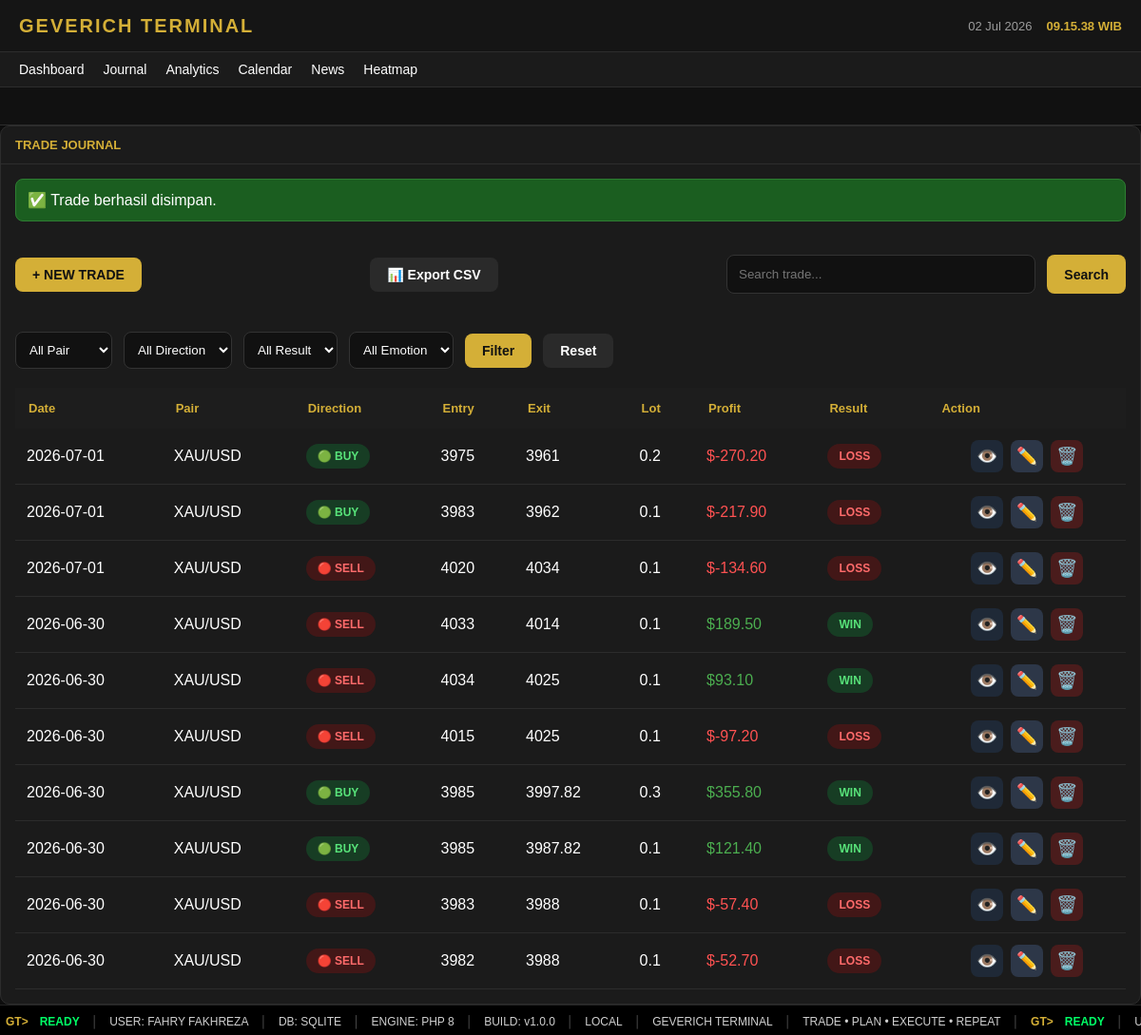
The app's page /?page=journal&success=1, older data.
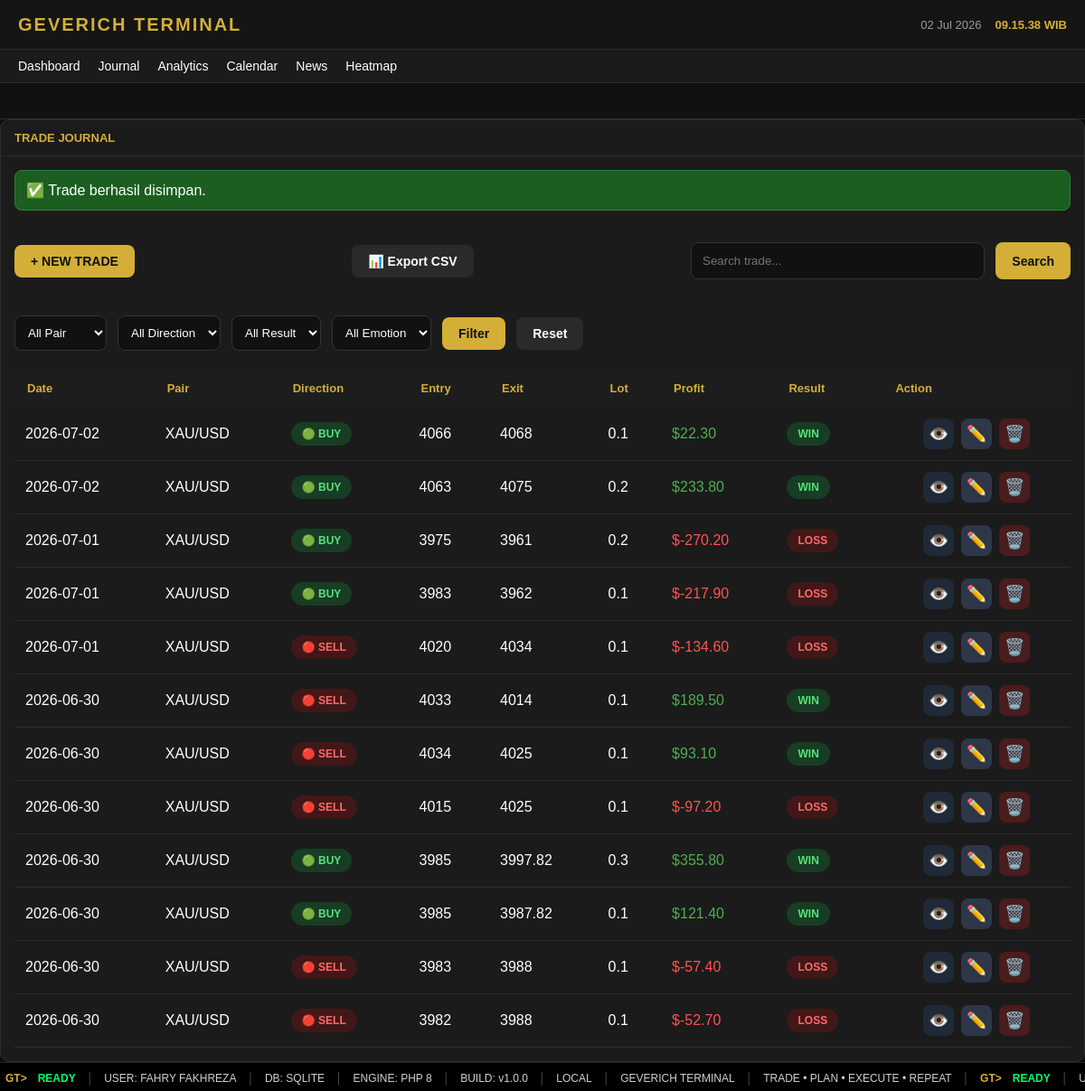
The same page, newer data.
### tables this page shows
CREATE TABLE trades (

id INTEGER PRIMARY KEY AUTOINCREMENT,

tanggal TEXT NOT NULL,

pair TEXT NOT NULL,

direction TEXT NOT NULL,

entry_price REAL NOT NULL,

sl REAL,

tp REAL,

exit_price REAL,

lot REAL,

profit_usd REAL DEFAULT 0,

hasil TEXT,

emotion TEXT,

note TEXT,

created_at DATETIME DEFAULT CURRENT_TIMESTAMP

);

### pages/journal.php (the view, shortened to what this page needs)
<?php
$db = getDB();
$sql = "SELECT * FROM trades WHERE 1=1";
$params = [];
$sql .= " ORDER BY tanggal DESC, id DESC";
$stmt = $db->prepare($sql);
$stmt->execute($params);
$trades = $stmt->fetchAll();
?>
<div class="card">
    <div class="panel-title">
        TRADE JOURNAL
    </div>
    <div class="panel-content">
        <?php if(isset($_GET['success'])): ?>
            <div class="success-box">
                ✅ Trade berhasil disimpan.
            </div>
        <?php endif; ?>
<div class="journal-header">
    <a href="?page=journal-create" class="btn btn-primary">
        + NEW TRADE
    </a>
   <a href="pages/export-csv.php" class="btn btn-secondary">
📊 Export CSV
</a>
    <form method="GET" class="journal-search">
        <input
            type="text"
            name="search"
            placeholder="Search trade..."
            value="<?= htmlspecialchars($_GET['search'] ?? '') ?>"
        >
        <button class="btn btn-primary">
            Search
        </button>
    </form>
</div>
    <form method="GET" class="journal-filter">
    <select name="pair">
        <option value="">All Pair</option>
    </select>
    <select name="direction">
    <option value="">All Direction</option>
</select>
<select name="hasil">
    <option value="">All Result</option>
</select>
<select name="emotion">
    <option value="">All Emotion</option>
</select>
    <button class="btn btn-primary">
        Filter
    </button>
    <a href="?page=journal" class="btn btn-secondary">
        Reset
    </a>
</form>
        <table class="trade-table">
            <thead>
            <tr>
                <th>Date</th>
                <th>Pair</th>
                <th>Direction</th>
                <th>Entry</th>
                <th>Exit</th>
                <th>Lot</th>
                <th>Profit</th>
                <th>Result</th>
                <th>Action</th>
            </tr>
            </thead>
            <tbody>
            <?php foreach($trades as $trade): ?>
            <tr>
                <td><?= $trade['tanggal'] ?></td>
                <td><?= $trade['pair'] ?></td>
<td>
<?php if($trade['direction']=="BUY"): ?>
<span class="badge badge-buy">
🟢 BUY
</span>
<?php else: ?>
<span class="badge badge-sell">
🔴 SELL
</span>
<?php endif; ?>
</td>
                <td><?= $trade['entry_price'] ?></td>
                <td><?= $trade['exit_price'] ?></td>
                <td><?= $trade['lot'] ?></td>
<td>
<?php
$profit=(float)$trade['profit_usd'];
?>
<span style="color:<?= $profit>=0 ? '#4caf50' : '#ff5252' ?>">
$<?= number_format($profit,2) ?>
</span>
</td>
                <td>
<?php
$class="badge-be";
if($trade['hasil']=="WIN"){
    $class="badge-win";
}
if($trade['hasil']=="LOSS"){
    $class="badge-loss";
}
?>
<span class="badge <?= $class ?>">
<?= $trade['hasil'] ?>
</span>
</td>
<td>
<div class="action-group">
<a href="?page=trade-view&id=<?= $trade['id'] ?>" class="action-btn view">
👁️
</a>
<a href="?page=trade-edit&id=<?= $trade['id'] ?>" class="action-btn edit">
✏️
</a>
<a href="pages/delete-trade.php?id=<?= $trade['id'] ?>"
class="action-btn delete"
onclick="return confirm('Yakin ingin menghapus trade ini?')">
🗑️
</a>
</div>
</td>
            </tr>
            <?php endforeach; ?>
            </tbody>
        </table>
    </div>
</div>

### includes/header.php (shortened to what this page needs)
<!DOCTYPE html>
<html lang="id">
<head>
<link rel="stylesheet" href="<?= BASE_URL ?>/assets/css/style.css">
</head>
<body>

### includes/navbar.php
<header class="topbar">
    <div class="logo">
        GEVERICH TERMINAL
    </div>
    <div class="topbar-right">
        <div id="todayDate"></div>
        <div id="clock"></div>
    </div>
</header>
<nav class="navbar">
    <a href="?page=dashboard">Dashboard</a>
    <a href="?page=journal">Journal</a>
    <a href="?page=analytics">Analytics</a>
    <a href="?page=calendar">Calendar</a>
    <a href="?page=news">News</a>
    <a href="?page=heatmap">Heatmap</a>
</nav>

### includes/market-ticker.php (shortened to what this page needs)
<section class="market-ticker">
</section>

### index.php (shortened to what this page needs)
<?php
require_once 'includes/header.php';
require_once 'includes/navbar.php';
require_once 'includes/market-ticker.php';
$page = $_GET['page'] ?? 'dashboard';
switch ($page) {
    case 'journal':
        require 'pages/journal.php';
        break;
}
require_once 'includes/footer.php';

### includes/footer.php (shortened to what this page needs)
<footer class="terminal-status">
    <div class="ticker">
        <div class="ticker-content">
            <span class="gt">GT&gt;</span>
            <span class="ready">READY</span>
            <span class="sep">│</span>
            <span>USER: FAHRY FAKHREZA</span>
            <span class="sep">│</span>
            <span>DB: SQLITE</span>
            <span class="sep">│</span>
            <span>ENGINE: PHP 8</span>
            <span class="sep">│</span>
            <span>BUILD: v1.0.0</span>
            <span class="sep">│</span>
            <span>LOCAL</span>
            <span class="sep">│</span>
            <span>GEVERICH TERMINAL</span>
            <span class="sep">│</span>
            <span>TRADE • PLAN • EXECUTE • REPEAT</span>
            <span class="sep">│</span>
            <span class="gt">GT&gt;</span>
            <span class="ready">READY</span>
            <span class="sep">│</span>
            <span>USER: FAHRY FAKHREZA</span>
        </div>
    </div>
</footer>
</body>
</html>

### assets/css/style.css (style rules this page uses)
:root { --gold:#d4af37; --bg:#0d0d0d; --bg-panel:#151515; --bg-card:#1b1b1b; --border:#2d2d2d; --text:#ffffff; --text-muted:#9b9b9b; }
* { margin:0; padding:0; box-sizing:border-box; font-family:Arial, sans-serif; }
body { background:var(--bg); color:var(--text); padding-bottom:32px; }
.topbar { display:flex; justify-content:space-between; align-items:center; padding:0 20px; height:55px; background:var(--bg-panel); border-bottom:1px solid var(--border); }
.logo { font-size:20px; font-weight:bold; color:var(--gold); letter-spacing:2px; }
.topbar-right { display:flex; gap:15px; font-size:13px; color:var(--text-muted); }
#clock { color:var(--gold); font-weight:bold; }
.navbar { display:flex; gap:20px; padding:10px 20px; background:var(--bg-card); border-bottom:1px solid var(--border); }
.navbar a { color:var(--text); text-decoration:none; font-size:14px; }
.market-ticker { height:40px; display:flex; align-items:center; padding:0 15px; background:#111; border-bottom:1px solid var(--border); overflow:hidden; white-space:nowrap; }
.card { background:var(--bg-card); border:1px solid var(--border); border-radius:10px; overflow:hidden; }
.panel-title { padding:12px 15px; border-bottom:1px solid var(--border); color:var(--gold); font-weight:bold; font-size:13px; }
.panel-content { padding:15px; }
.success-box { background:#1b5e20; color:#fff; padding:12px; border-radius:8px; margin-bottom:15px; border:1px solid #2e7d32; }
.btn { display:inline-flex; align-items:center; justify-content:center; padding:10px 18px; border:none; border-radius:8px; font-size:14px; font-weight:600; text-decoration:none; cursor:pointer; transition:.25s; }
.btn-primary { background:#d4af37; color:#111; }
.btn-secondary { background:#2a2a2a; color:#fff; }
.journal-header { display:flex; justify-content:space-between; align-items:center; gap:20px; margin-bottom:20px; }
.journal-search { display:flex; gap:10px; width:420px; }
.journal-search input { flex:1; }
.trade-table { width:100%; border-collapse:collapse; }
.trade-table th { background:#1d1d1d; color:var(--gold); padding:14px; font-size:13px; text-align:left; }
.trade-table td { padding:12px; border-bottom:1px solid #2c2c2c; }
.journal-search { display:flex; gap:12px; margin:20px 0; }
.journal-search input { flex:1; padding:12px; background:#111; border:1px solid #333; color:white; border-radius:8px; }
.journal-filter { display:flex; gap:12px; margin-bottom:20px; align-items:center; }
.journal-filter select { padding:10px; background:#111; color:#fff; border:1px solid #333; border-radius:8px; }
.badge { display:inline-block; padding:6px 12px; border-radius:20px; font-size:12px; font-weight:bold; }
.badge-buy { background:#173d24; color:#58e37a; }
.badge-sell { background:#421717; color:#ff6b6b; }
.badge-win { background:#173d24; color:#58e37a; }
.badge-loss { background:#421717; color:#ff6b6b; }
.action-btn { display:inline-flex; justify-content:center; align-items:center; width:34px; height:34px; border-radius:8px; text-decoration:none; font-size:18px; transition:.2s; cursor:pointer; }
.action-group { display:flex; justify-content:center; align-items:center; gap:8px; }
.action-btn.view { background:#1f2937; }
.action-btn.edit { background:#2d3748; }
.action-btn.delete { background:#4a1c1c; }
.terminal-status { position:fixed; bottom:0; left:0; width:100%; height:32px; background:#000; border-top:1px solid #222; overflow:hidden; z-index:9999; display:flex; align-items:center; }
.ticker { width:100%; overflow:hidden; }
.ticker-content { display:inline-flex; align-items:center; white-space:nowrap; font-family:Consolas, monospace; font-size:12px; color:#d0d0d0; animation:bloombergTicker 35s linear infinite; }
.ticker-content span { padding:0 6px; }
.gt { color:#d4af37; font-weight:bold; }
.ready { color:#00ff66; font-weight:bold; }
.sep { color:#555; }

Row changes from the older to the newer data that the page shows:
added trades: tanggal "2026-07-02", pair "XAU/USD", direction "🟢 BUY", entry_price "4066", exit_price "4068", lot "0.1", profit_usd "22.30", hasil "WIN"
added trades: tanggal "2026-07-02", pair "XAU/USD", direction "🟢 BUY", entry_price "4063", exit_price "4075", lot "0.2", profit_usd "233.80", hasil "WIN"
